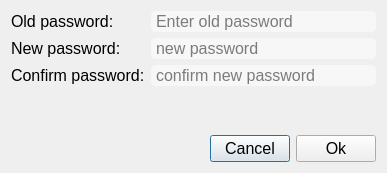
<?xml version="1.0" encoding="UTF-8"?>
<ui version="4.0">
 <class>Dialog</class>
 <widget class="QDialog" name="Dialog">
  <property name="windowModality">
   <enum>Qt::WindowModal</enum>
  </property>
  <property name="geometry">
   <rect>
    <x>0</x>
    <y>0</y>
    <width>387</width>
    <height>173</height>
   </rect>
  </property>
  <property name="windowTitle">
   <string>Change password</string>
  </property>
  <property name="styleSheet">
   <string notr="true">* {
	font-size: 16px;
}
QLineEdit {
    border-radius:5px;
    background-color:rgba(255,255,255,0.5);
    padding-left:3px;
    color:black;
}
</string>
  </property>
  <layout class="QVBoxLayout" name="verticalLayout">
   <item>
    <layout class="QFormLayout" name="formLayout">
     <item row="1" column="0">
      <widget class="QLabel" name="label">
       <property name="text">
        <string>New password:</string>
       </property>
      </widget>
     </item>
     <item row="1" column="1">
      <widget class="QLineEdit" name="changeNewPassword">
       <property name="echoMode">
        <enum>QLineEdit::Password</enum>
       </property>
       <property name="placeholderText">
        <string>new password</string>
       </property>
      </widget>
     </item>
     <item row="2" column="0">
      <widget class="QLabel" name="label_2">
       <property name="text">
        <string>Confirm password:</string>
       </property>
      </widget>
     </item>
     <item row="2" column="1">
      <widget class="QLineEdit" name="changeConfirmPassword">
       <property name="echoMode">
        <enum>QLineEdit::Password</enum>
       </property>
       <property name="placeholderText">
        <string>confirm new password</string>
       </property>
      </widget>
     </item>
     <item row="0" column="0">
      <widget class="QLabel" name="label_4">
       <property name="text">
        <string>Old password:</string>
       </property>
      </widget>
     </item>
     <item row="0" column="1">
      <widget class="QLineEdit" name="changeOldPassword">
       <property name="echoMode">
        <enum>QLineEdit::Password</enum>
       </property>
       <property name="placeholderText">
        <string>Enter old password</string>
       </property>
      </widget>
     </item>
    </layout>
   </item>
   <item>
    <widget class="QLabel" name="changePasswordError">
     <property name="text">
      <string/>
     </property>
    </widget>
   </item>
   <item>
    <layout class="QHBoxLayout" name="horizontalLayout">
     <item>
      <spacer name="horizontalSpacer">
       <property name="orientation">
        <enum>Qt::Horizontal</enum>
       </property>
       <property name="sizeHint" stdset="0">
        <size>
         <width>40</width>
         <height>20</height>
        </size>
       </property>
      </spacer>
     </item>
     <item>
      <widget class="QPushButton" name="pushButton_2">
       <property name="text">
        <string>Cancel</string>
       </property>
      </widget>
     </item>
     <item>
      <widget class="QPushButton" name="btnChangePassword">
       <property name="text">
        <string>Ok</string>
       </property>
      </widget>
     </item>
    </layout>
   </item>
  </layout>
 </widget>
 <tabstops>
  <tabstop>changeOldPassword</tabstop>
  <tabstop>changeNewPassword</tabstop>
  <tabstop>changeConfirmPassword</tabstop>
 </tabstops>
 <resources>
  <include location="Resources/resources.qrc"/>
 </resources>
 <connections>
  <connection>
   <sender>pushButton_2</sender>
   <signal>clicked()</signal>
   <receiver>Dialog</receiver>
   <slot>reject()</slot>
   <hints>
    <hint type="sourcelabel">
     <x>249</x>
     <y>158</y>
    </hint>
    <hint type="destinationlabel">
     <x>148</x>
     <y>154</y>
    </hint>
   </hints>
  </connection>
 </connections>
</ui>
